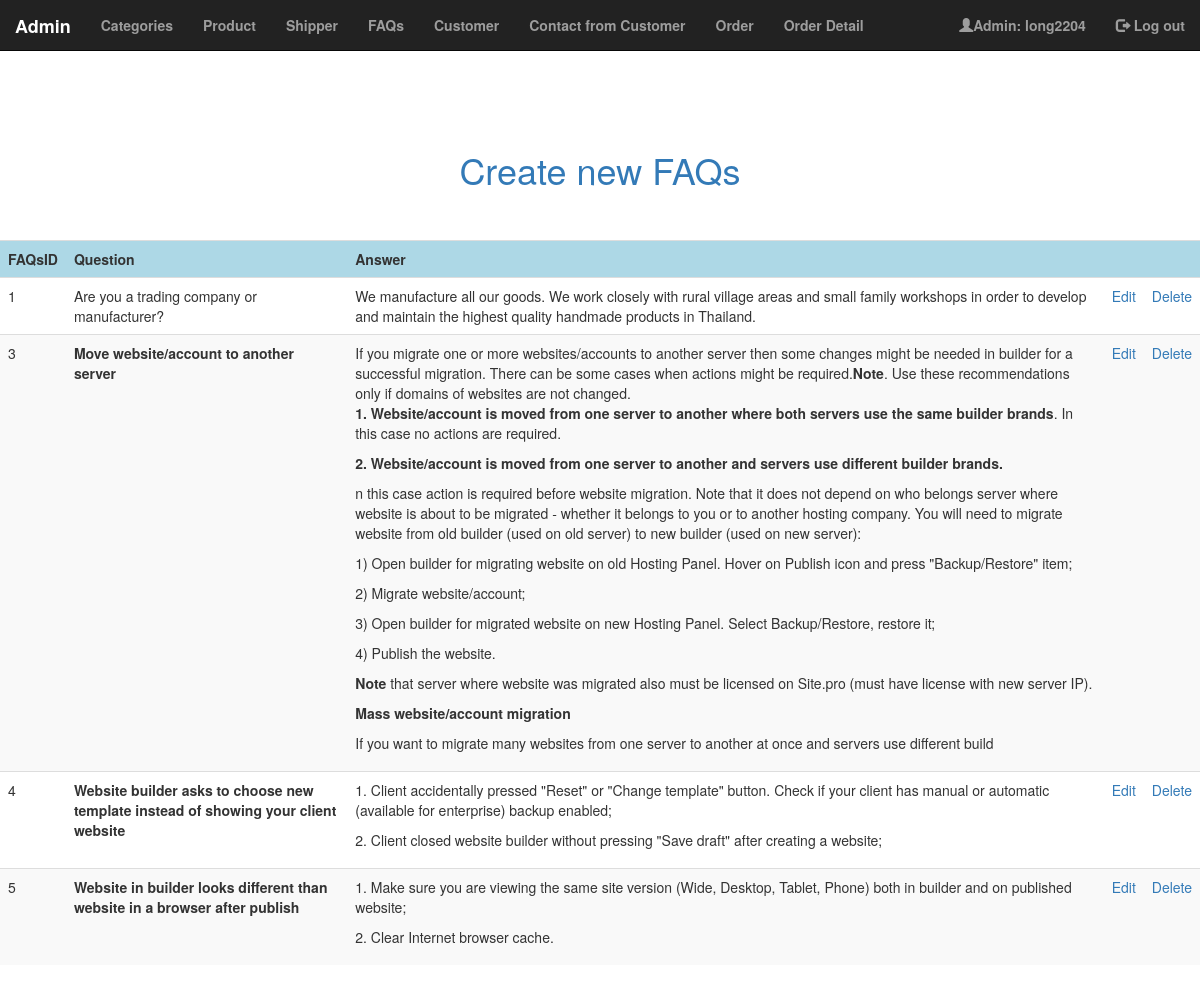
The page /code/foradmin/FAQs/index.php (signed in) on the database its author committed.
### tables this page shows
CREATE TABLE `faqs` (
  `FAQsID` int(11) NOT NULL,
  `Question` varchar(1000) NOT NULL,
  `Answer` varchar(2000) NOT NULL
);

### code/foradmin/lib/database.php (called while the page is built, shortened)
<?php
function db_connect() {
    $connection = mysqli_connect(DB_SERVER, DB_USER, DB_PASS, DB_NAME);
    return $connection;
}
$db = db_connect();
function confirm_query_result($result){
    global $db;
    if (!$result){
        echo mysqli_error($db);
        db_disconnect($db);
        exit;
    } else {
        return $result;
    }
}
function find_all_faqs(){
    global $db;
    $sql = "SELECT * FROM faqs ";
    $result = mysqli_query($db, $sql);
    return confirm_query_result($result);
}
?>

### code/foradmin/FAQs/index.php (the view, shortened to what this page needs)
<?php
require_once('../admin/adminheader.php');
?>
<!DOCTYPE html>
<html>
<head>
</head>
<body>
    <a href="new.php" style="text-align:center;"><h1>Create new FAQs</h1></a> <br><br>
    <table class="table table-striped">
        <tr>
            <th>FAQsID</th>
            <th>Question</th>
            <th>Answer</th>
            <th>&nbsp;</th>
            <th>&nbsp;</th>
  	    </tr>
        <?php
        $faqs_set = find_all_faqs();
        $count = mysqli_num_rows($faqs_set);
        for ($i = 0; $i < $count; $i++):
            $faqs = mysqli_fetch_assoc($faqs_set);
        ?>
            <tr>
                <td><?php echo $faqs['FAQsID']; ?></td>
                <td><?php echo $faqs['Question']; ?></td>
                <td><?php echo $faqs['Answer']; ?></td>
                <td><a href="<?php echo 'edit.php?id='.$faqs['FAQsID']; ?>">Edit</a></td>
                <td><a href="<?php echo 'delete.php?id='.$faqs['FAQsID']; ?>">Delete</a></td>
            </tr>
        <?php
        endfor;
        ?>
    </table>
</body>
</html>

### code/foradmin/Admin/AdminHeader.php (style rules this page uses)
body { margin-top:70px; }

### code/foradmin/FAQs/index.php (style rules this page uses)
table th { background-color:lightblue; }

### rows shown on the page
faqs: FAQsID "1", Question "Are you a trading company or manufacturer?", Answer "We manufacture all our goods. We work closely with rural village areas and small family workshops in order to develop and maintain the highest quality handmade products in Thailand."
faqs: FAQsID "3", Question "Move website/account to another server", Answer "If you migrate one or more websites/accounts to another server then some changes might be needed in builder for a successful migration. There can be some cases when actions might be required. Note . Use these recommendations only if domains of websites are not changed. 1. Website/account is moved from one server to another where both servers use the same builder brands . In this case no actions are required. 2. Website/account is moved from one server to another and servers use different builder brands. n this case action is required before website migration. Note that it does not depend on who belongs server where website is about to be migrated - whether it belongs to you or to another…"
faqs: FAQsID "4", Question "Website builder asks to choose new template instead of showing your client website", Answer "1. Client accidentally pressed \"Reset\" or \"Change template\" button. Check if your client has manual or automatic (available for enterprise) backup enabled; 2. Client closed website builder without pressing \"Save draft\" after creating a website;"
faqs: FAQsID "5", Question "Website in builder looks different than website in a browser after publish", Answer "1. Make sure you are viewing the same site version (Wide, Desktop, Tablet, Phone) both in builder and on published website; 2. Clear Internet browser cache."

### other values the page prints
$_SESSION['adminname'] "long2204"
